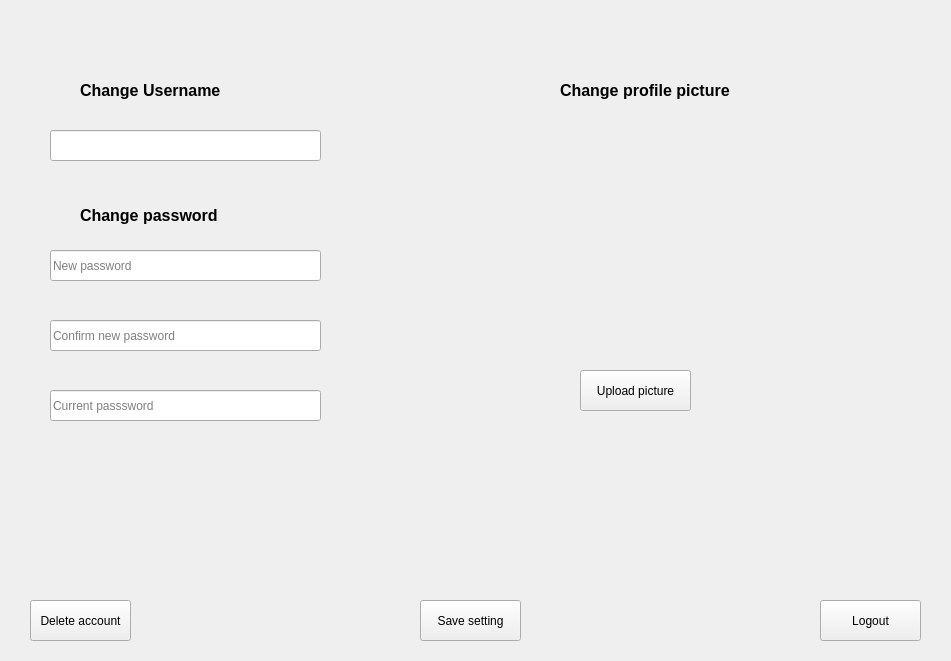
           <widget class="QWidget" name="scrollAreaWidgetContents_2">
            <property name="geometry">
             <rect>
              <x>0</x>
              <y>0</y>
              <width>951</width>
              <height>661</height>
             </rect>
            </property>
            <widget class="QLineEdit" name="lineedit_new_password">
             <property name="geometry">
              <rect>
               <x>50</x>
               <y>250</y>
               <width>271</width>
               <height>31</height>
              </rect>
             </property>
             <property name="text">
              <string/>
             </property>
             <property name="placeholderText">
              <string>New password</string>
             </property>
            </widget>
            <widget class="QLineEdit" name="lineedit_confirm_new_password">
             <property name="geometry">
              <rect>
               <x>50</x>
               <y>320</y>
               <width>271</width>
               <height>31</height>
              </rect>
             </property>
             <property name="text">
              <string/>
             </property>
             <property name="placeholderText">
              <string>Confirm new password</string>
             </property>
            </widget>
            <widget class="QPushButton" name="save_setting_btn">
             <property name="geometry">
              <rect>
               <x>420</x>
               <y>600</y>
               <width>101</width>
               <height>41</height>
              </rect>
             </property>
             <property name="autoFillBackground">
              <bool>false</bool>
             </property>
             <property name="text">
              <string>Save setting</string>
             </property>
            </widget>
            <widget class="QLineEdit" name="lineedit_current_password">
             <property name="geometry">
              <rect>
               <x>50</x>
               <y>390</y>
               <width>271</width>
               <height>31</height>
              </rect>
             </property>
             <property name="text">
              <string/>
             </property>
             <property name="placeholderText">
              <string>Current passsword</string>
             </property>
            </widget>
            <widget class="QLabel" name="label_7">
             <property name="geometry">
              <rect>
               <x>80</x>
               <y>80</y>
               <width>191</width>
               <height>21</height>
              </rect>
             </property>
             <property name="font">
              <font>
               <pointsize>12</pointsize>
               <bold>true</bold>
              </font>
             </property>
             <property name="text">
              <string>Change Username</string>
             </property>
            </widget>
            <widget class="QPushButton" name="logout_btn">
             <property name="geometry">
              <rect>
               <x>820</x>
               <y>600</y>
               <width>101</width>
               <height>41</height>
              </rect>
             </property>
             <property name="text">
              <string>Logout</string>
             </property>
            </widget>
            <widget class="QPushButton" name="delete_acc_btn">
             <property name="geometry">
              <rect>
               <x>30</x>
               <y>600</y>
               <width>101</width>
               <height>41</height>
              </rect>
             </property>
             <property name="text">
              <string>Delete account</string>
             </property>
            </widget>
            <widget class="QLabel" name="accountpicture_label">
             <property name="geometry">
              <rect>
               <x>580</x>
               <y>180</y>
               <width>141</width>
               <height>131</height>
              </rect>
             </property>
             <property name="text">
              <string/>
             </property>
            </widget>
            <widget class="QLabel" name="label_9">
             <property name="geometry">
              <rect>
               <x>560</x>
               <y>80</y>
               <width>231</width>
               <height>21</height>
              </rect>
             </property>
             <property name="font">
              <font>
               <pointsize>12</pointsize>
               <bold>true</bold>
              </font>
             </property>
             <property name="text">
              <string>Change profile picture</string>
             </property>
            </widget>
            <widget class="QPushButton" name="upload_pic_btn">
             <property name="geometry">
              <rect>
               <x>580</x>
               <y>370</y>
               <width>111</width>
               <height>41</height>
              </rect>
             </property>
             <property name="text">
              <string>Upload picture</string>
             </property>
            </widget>
            <widget class="QLabel" name="label_8">
             <property name="geometry">
              <rect>
               <x>80</x>
               <y>200</y>
               <width>181</width>
               <height>31</height>
              </rect>
             </property>
             <property name="font">
              <font>
               <pointsize>12</pointsize>
               <bold>true</bold>
              </font>
             </property>
             <property name="text">
              <string>Change password</string>
             </property>
            </widget>
            <widget class="QLineEdit" name="lineedit_new_name">
             <property name="geometry">
              <rect>
               <x>50</x>
               <y>130</y>
               <width>271</width>
               <height>31</height>
              </rect>
             </property>
            </widget>
           </widget>
